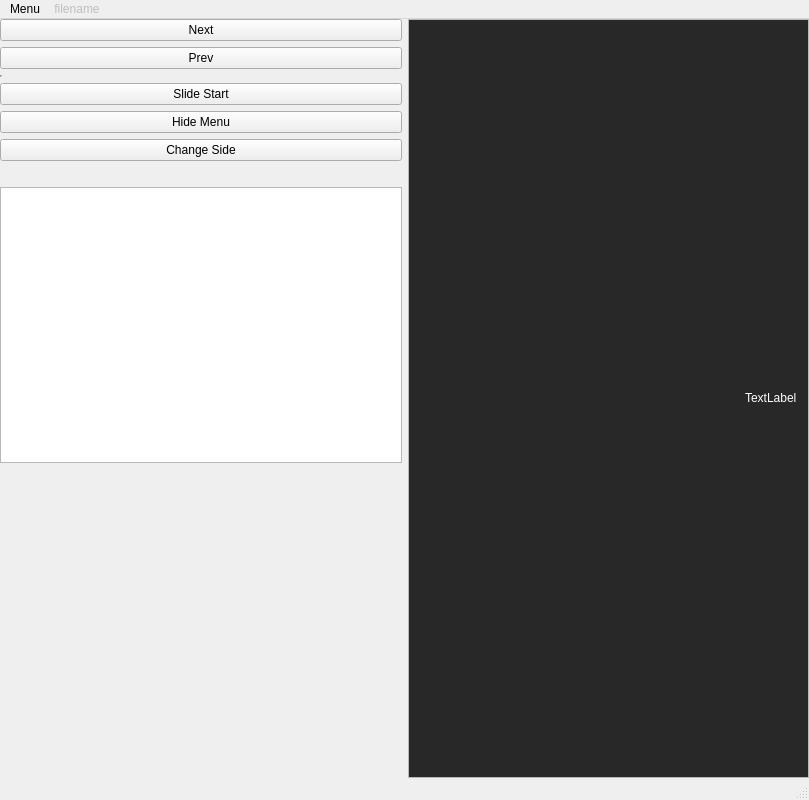
<?xml version="1.0" encoding="UTF-8"?>
<ui version="4.0">
 <class>MainWindow</class>
 <widget class="QMainWindow" name="MainWindow">
  <property name="geometry">
   <rect>
    <x>0</x>
    <y>0</y>
    <width>809</width>
    <height>800</height>
   </rect>
  </property>
  <property name="maximumSize">
   <size>
    <width>4000</width>
    <height>4000</height>
   </size>
  </property>
  <property name="windowTitle">
   <string>Img Viewer</string>
  </property>
  <property name="windowIcon">
   <iconset>
    <normaloff>jarrImageViewer.ico</normaloff>jarrImageViewer.ico</iconset>
  </property>
  <property name="locale">
   <locale language="English" country="UnitedStates"/>
  </property>
  <widget class="QWidget" name="centralWidget">
   <layout class="QGridLayout" name="gridLayout">
    <property name="leftMargin">
     <number>0</number>
    </property>
    <property name="topMargin">
     <number>0</number>
    </property>
    <property name="rightMargin">
     <number>0</number>
    </property>
    <property name="bottomMargin">
     <number>0</number>
    </property>
    <property name="spacing">
     <number>0</number>
    </property>
    <item row="2" column="0">
     <layout class="QHBoxLayout" name="horizontalMainLayout">
      <item>
       <layout class="QVBoxLayout" name="verticalLayout">
        <item>
         <widget class="QPushButton" name="nextButton">
          <property name="text">
           <string>Next</string>
          </property>
         </widget>
        </item>
        <item>
         <widget class="QPushButton" name="prevButton">
          <property name="text">
           <string>Prev</string>
          </property>
         </widget>
        </item>
        <item>
         <widget class="Line" name="line">
          <property name="sizePolicy">
           <sizepolicy hsizetype="Fixed" vsizetype="Minimum">
            <horstretch>3</horstretch>
            <verstretch>0</verstretch>
           </sizepolicy>
          </property>
          <property name="minimumSize">
           <size>
            <width>0</width>
            <height>2</height>
           </size>
          </property>
          <property name="orientation">
           <enum>Qt::Vertical</enum>
          </property>
         </widget>
        </item>
        <item>
         <widget class="QPushButton" name="slideShowStart">
          <property name="text">
           <string>Slide Start</string>
          </property>
         </widget>
        </item>
        <item>
         <widget class="QPushButton" name="hideMenuButton">
          <property name="text">
           <string>Hide Menu</string>
          </property>
         </widget>
        </item>
        <item>
         <widget class="QPushButton" name="ChangeSideBar">
          <property name="text">
           <string>Change Side</string>
          </property>
         </widget>
        </item>
        <item>
         <widget class="QLabel" name="testLabel">
          <property name="text">
           <string/>
          </property>
         </widget>
        </item>
        <item>
         <widget class="QTextBrowser" name="debugTextViewer"/>
        </item>
        <item>
         <widget class="QLabel" name="testLabel2">
          <property name="text">
           <string/>
          </property>
         </widget>
        </item>
        <item>
         <widget class="QLabel" name="testLabel1">
          <property name="text">
           <string/>
          </property>
         </widget>
        </item>
        <item>
         <spacer name="verticalSpacer">
          <property name="orientation">
           <enum>Qt::Vertical</enum>
          </property>
          <property name="sizeHint" stdset="0">
           <size>
            <width>20</width>
            <height>40</height>
           </size>
          </property>
         </spacer>
        </item>
       </layout>
      </item>
      <item>
       <widget class="QScrollArea" name="scrollArea">
        <property name="widgetResizable">
         <bool>true</bool>
        </property>
        <widget class="QWidget" name="scrollAreaWidgetContents">
         <property name="geometry">
          <rect>
           <x>0</x>
           <y>0</y>
           <width>398</width>
           <height>755</height>
          </rect>
         </property>
         <property name="palette">
          <palette>
           <active>
            <colorrole role="WindowText">
             <brush brushstyle="SolidPattern">
              <color alpha="255">
               <red>255</red>
               <green>255</green>
               <blue>255</blue>
              </color>
             </brush>
            </colorrole>
            <colorrole role="Button">
             <brush brushstyle="SolidPattern">
              <color alpha="255">
               <red>40</red>
               <green>40</green>
               <blue>40</blue>
              </color>
             </brush>
            </colorrole>
            <colorrole role="Light">
             <brush brushstyle="SolidPattern">
              <color alpha="255">
               <red>60</red>
               <green>60</green>
               <blue>60</blue>
              </color>
             </brush>
            </colorrole>
            <colorrole role="Midlight">
             <brush brushstyle="SolidPattern">
              <color alpha="255">
               <red>50</red>
               <green>50</green>
               <blue>50</blue>
              </color>
             </brush>
            </colorrole>
            <colorrole role="Dark">
             <brush brushstyle="SolidPattern">
              <color alpha="255">
               <red>20</red>
               <green>20</green>
               <blue>20</blue>
              </color>
             </brush>
            </colorrole>
            <colorrole role="Mid">
             <brush brushstyle="SolidPattern">
              <color alpha="255">
               <red>26</red>
               <green>26</green>
               <blue>26</blue>
              </color>
             </brush>
            </colorrole>
            <colorrole role="Text">
             <brush brushstyle="SolidPattern">
              <color alpha="255">
               <red>255</red>
               <green>255</green>
               <blue>255</blue>
              </color>
             </brush>
            </colorrole>
            <colorrole role="BrightText">
             <brush brushstyle="SolidPattern">
              <color alpha="255">
               <red>255</red>
               <green>255</green>
               <blue>255</blue>
              </color>
             </brush>
            </colorrole>
            <colorrole role="ButtonText">
             <brush brushstyle="SolidPattern">
              <color alpha="255">
               <red>255</red>
               <green>255</green>
               <blue>255</blue>
              </color>
             </brush>
            </colorrole>
            <colorrole role="Base">
             <brush brushstyle="SolidPattern">
              <color alpha="255">
               <red>0</red>
               <green>0</green>
               <blue>0</blue>
              </color>
             </brush>
            </colorrole>
            <colorrole role="Window">
             <brush brushstyle="SolidPattern">
              <color alpha="255">
               <red>40</red>
               <green>40</green>
               <blue>40</blue>
              </color>
             </brush>
            </colorrole>
            <colorrole role="Shadow">
             <brush brushstyle="SolidPattern">
              <color alpha="255">
               <red>0</red>
               <green>0</green>
               <blue>0</blue>
              </color>
             </brush>
            </colorrole>
            <colorrole role="AlternateBase">
             <brush brushstyle="SolidPattern">
              <color alpha="255">
               <red>20</red>
               <green>20</green>
               <blue>20</blue>
              </color>
             </brush>
            </colorrole>
            <colorrole role="ToolTipBase">
             <brush brushstyle="SolidPattern">
              <color alpha="255">
               <red>255</red>
               <green>255</green>
               <blue>220</blue>
              </color>
             </brush>
            </colorrole>
            <colorrole role="ToolTipText">
             <brush brushstyle="SolidPattern">
              <color alpha="255">
               <red>0</red>
               <green>0</green>
               <blue>0</blue>
              </color>
             </brush>
            </colorrole>
           </active>
           <inactive>
            <colorrole role="WindowText">
             <brush brushstyle="SolidPattern">
              <color alpha="255">
               <red>255</red>
               <green>255</green>
               <blue>255</blue>
              </color>
             </brush>
            </colorrole>
            <colorrole role="Button">
             <brush brushstyle="SolidPattern">
              <color alpha="255">
               <red>40</red>
               <green>40</green>
               <blue>40</blue>
              </color>
             </brush>
            </colorrole>
            <colorrole role="Light">
             <brush brushstyle="SolidPattern">
              <color alpha="255">
               <red>60</red>
               <green>60</green>
               <blue>60</blue>
              </color>
             </brush>
            </colorrole>
            <colorrole role="Midlight">
             <brush brushstyle="SolidPattern">
              <color alpha="255">
               <red>50</red>
               <green>50</green>
               <blue>50</blue>
              </color>
             </brush>
            </colorrole>
            <colorrole role="Dark">
             <brush brushstyle="SolidPattern">
              <color alpha="255">
               <red>20</red>
               <green>20</green>
               <blue>20</blue>
              </color>
             </brush>
            </colorrole>
            <colorrole role="Mid">
             <brush brushstyle="SolidPattern">
              <color alpha="255">
               <red>26</red>
               <green>26</green>
               <blue>26</blue>
              </color>
             </brush>
            </colorrole>
            <colorrole role="Text">
             <brush brushstyle="SolidPattern">
              <color alpha="255">
               <red>255</red>
               <green>255</green>
               <blue>255</blue>
              </color>
             </brush>
            </colorrole>
            <colorrole role="BrightText">
             <brush brushstyle="SolidPattern">
              <color alpha="255">
               <red>255</red>
               <green>255</green>
               <blue>255</blue>
              </color>
             </brush>
            </colorrole>
            <colorrole role="ButtonText">
             <brush brushstyle="SolidPattern">
              <color alpha="255">
               <red>255</red>
               <green>255</green>
               <blue>255</blue>
              </color>
             </brush>
            </colorrole>
            <colorrole role="Base">
             <brush brushstyle="SolidPattern">
              <color alpha="255">
               <red>0</red>
               <green>0</green>
               <blue>0</blue>
              </color>
             </brush>
            </colorrole>
            <colorrole role="Window">
             <brush brushstyle="SolidPattern">
              <color alpha="255">
               <red>40</red>
               <green>40</green>
               <blue>40</blue>
              </color>
             </brush>
            </colorrole>
            <colorrole role="Shadow">
             <brush brushstyle="SolidPattern">
              <color alpha="255">
               <red>0</red>
               <green>0</green>
               <blue>0</blue>
              </color>
             </brush>
            </colorrole>
            <colorrole role="AlternateBase">
             <brush brushstyle="SolidPattern">
              <color alpha="255">
               <red>20</red>
               <green>20</green>
               <blue>20</blue>
              </color>
             </brush>
            </colorrole>
            <colorrole role="ToolTipBase">
             <brush brushstyle="SolidPattern">
              <color alpha="255">
               <red>255</red>
               <green>255</green>
               <blue>220</blue>
              </color>
             </brush>
            </colorrole>
            <colorrole role="ToolTipText">
             <brush brushstyle="SolidPattern">
              <color alpha="255">
               <red>0</red>
               <green>0</green>
               <blue>0</blue>
              </color>
             </brush>
            </colorrole>
           </inactive>
           <disabled>
            <colorrole role="WindowText">
             <brush brushstyle="SolidPattern">
              <color alpha="255">
               <red>20</red>
               <green>20</green>
               <blue>20</blue>
              </color>
             </brush>
            </colorrole>
            <colorrole role="Button">
             <brush brushstyle="SolidPattern">
              <color alpha="255">
               <red>40</red>
               <green>40</green>
               <blue>40</blue>
              </color>
             </brush>
            </colorrole>
            <colorrole role="Light">
             <brush brushstyle="SolidPattern">
              <color alpha="255">
               <red>60</red>
               <green>60</green>
               <blue>60</blue>
              </color>
             </brush>
            </colorrole>
            <colorrole role="Midlight">
             <brush brushstyle="SolidPattern">
              <color alpha="255">
               <red>50</red>
               <green>50</green>
               <blue>50</blue>
              </color>
             </brush>
            </colorrole>
            <colorrole role="Dark">
             <brush brushstyle="SolidPattern">
              <color alpha="255">
               <red>20</red>
               <green>20</green>
               <blue>20</blue>
              </color>
             </brush>
            </colorrole>
            <colorrole role="Mid">
             <brush brushstyle="SolidPattern">
              <color alpha="255">
               <red>26</red>
               <green>26</green>
               <blue>26</blue>
              </color>
             </brush>
            </colorrole>
            <colorrole role="Text">
             <brush brushstyle="SolidPattern">
              <color alpha="255">
               <red>20</red>
               <green>20</green>
               <blue>20</blue>
              </color>
             </brush>
            </colorrole>
            <colorrole role="BrightText">
             <brush brushstyle="SolidPattern">
              <color alpha="255">
               <red>255</red>
               <green>255</green>
               <blue>255</blue>
              </color>
             </brush>
            </colorrole>
            <colorrole role="ButtonText">
             <brush brushstyle="SolidPattern">
              <color alpha="255">
               <red>20</red>
               <green>20</green>
               <blue>20</blue>
              </color>
             </brush>
            </colorrole>
            <colorrole role="Base">
             <brush brushstyle="SolidPattern">
              <color alpha="255">
               <red>40</red>
               <green>40</green>
               <blue>40</blue>
              </color>
             </brush>
            </colorrole>
            <colorrole role="Window">
             <brush brushstyle="SolidPattern">
              <color alpha="255">
               <red>40</red>
               <green>40</green>
               <blue>40</blue>
              </color>
             </brush>
            </colorrole>
            <colorrole role="Shadow">
             <brush brushstyle="SolidPattern">
              <color alpha="255">
               <red>0</red>
               <green>0</green>
               <blue>0</blue>
              </color>
             </brush>
            </colorrole>
            <colorrole role="AlternateBase">
             <brush brushstyle="SolidPattern">
              <color alpha="255">
               <red>40</red>
               <green>40</green>
               <blue>40</blue>
              </color>
             </brush>
            </colorrole>
            <colorrole role="ToolTipBase">
             <brush brushstyle="SolidPattern">
              <color alpha="255">
               <red>255</red>
               <green>255</green>
               <blue>220</blue>
              </color>
             </brush>
            </colorrole>
            <colorrole role="ToolTipText">
             <brush brushstyle="SolidPattern">
              <color alpha="255">
               <red>0</red>
               <green>0</green>
               <blue>0</blue>
              </color>
             </brush>
            </colorrole>
           </disabled>
          </palette>
         </property>
         <layout class="QHBoxLayout" name="horizontalLayout_2">
          <item>
           <spacer name="horizontalSpacerImgLabel">
            <property name="orientation">
             <enum>Qt::Horizontal</enum>
            </property>
            <property name="sizeHint" stdset="0">
             <size>
              <width>40</width>
              <height>20</height>
             </size>
            </property>
           </spacer>
          </item>
          <item>
           <widget class="ClickableLabel" name="imgLabel">
            <property name="sizePolicy">
             <sizepolicy hsizetype="Maximum" vsizetype="Maximum">
              <horstretch>0</horstretch>
              <verstretch>0</verstretch>
             </sizepolicy>
            </property>
            <property name="locale">
             <locale language="English" country="UnitedStates"/>
            </property>
            <property name="text">
             <string>TextLabel</string>
            </property>
           </widget>
          </item>
         </layout>
        </widget>
       </widget>
      </item>
     </layout>
    </item>
   </layout>
  </widget>
  <widget class="QMenuBar" name="menuBar">
   <property name="geometry">
    <rect>
     <x>0</x>
     <y>0</y>
     <width>809</width>
     <height>21</height>
    </rect>
   </property>
   <widget class="QMenu" name="menuMenu">
    <property name="title">
     <string>Menu</string>
    </property>
    <addaction name="ConfigureButton"/>
   </widget>
   <widget class="QMenu" name="menuFilename">
    <property name="enabled">
     <bool>false</bool>
    </property>
    <property name="title">
     <string>filename</string>
    </property>
   </widget>
   <addaction name="menuMenu"/>
   <addaction name="menuFilename"/>
  </widget>
  <widget class="QStatusBar" name="statusBar"/>
  <action name="ConfigureButton">
   <property name="text">
    <string>Configure</string>
   </property>
  </action>
  <action name="Configure2">
   <property name="text">
    <string>Configure 2</string>
   </property>
  </action>
 </widget>
 <layoutdefault spacing="6" margin="11"/>
 <customwidgets>
  <customwidget>
   <class>ClickableLabel</class>
   <extends>QLabel</extends>
   <header>clickablelabel.h</header>
  </customwidget>
 </customwidgets>
 <resources/>
 <connections/>
</ui>
